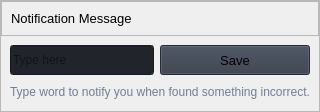
                        <widget class="QFrame" name="row_6">
                         <property name="frameShape">
                          <enum>QFrame::StyledPanel</enum>
                         </property>
                         <property name="frameShadow">
                          <enum>QFrame::Raised</enum>
                         </property>
                         <layout class="QVBoxLayout" name="verticalLayout_25">
                          <property name="spacing">
                           <number>0</number>
                          </property>
                          <property name="leftMargin">
                           <number>0</number>
                          </property>
                          <property name="topMargin">
                           <number>0</number>
                          </property>
                          <property name="rightMargin">
                           <number>0</number>
                          </property>
                          <property name="bottomMargin">
                           <number>0</number>
                          </property>
                          <item>
                           <widget class="QFrame" name="frame_div_content_2">
                            <property name="minimumSize">
                             <size>
                              <width>0</width>
                              <height>110</height>
                             </size>
                            </property>
                            <property name="maximumSize">
                             <size>
                              <width>16777215</width>
                              <height>110</height>
                             </size>
                            </property>
                            <property name="frameShape">
                             <enum>QFrame::NoFrame</enum>
                            </property>
                            <property name="frameShadow">
                             <enum>QFrame::Raised</enum>
                            </property>
                            <layout class="QVBoxLayout" name="verticalLayout_26">
                             <property name="spacing">
                              <number>0</number>
                             </property>
                             <property name="leftMargin">
                              <number>0</number>
                             </property>
                             <property name="topMargin">
                              <number>0</number>
                             </property>
                             <property name="rightMargin">
                              <number>0</number>
                             </property>
                             <property name="bottomMargin">
                              <number>0</number>
                             </property>
                             <item>
                              <widget class="QFrame" name="frame_title_wid_2">
                               <property name="maximumSize">
                                <size>
                                 <width>16777215</width>
                                 <height>35</height>
                                </size>
                               </property>
                               <property name="frameShape">
                                <enum>QFrame::StyledPanel</enum>
                               </property>
                               <property name="frameShadow">
                                <enum>QFrame::Raised</enum>
                               </property>
                               <layout class="QVBoxLayout" name="verticalLayout_27">
                                <item>
                                 <widget class="QLabel" name="labelBoxBlenderInstalation_3">
                                  <property name="font">
                                   <font>
                                    <pointsize>10</pointsize>
                                    <italic>false</italic>
                                    <bold>false</bold>
                                   </font>
                                  </property>
                                  <property name="styleSheet">
                                   <string notr="true"/>
                                  </property>
                                  <property name="text">
                                   <string>Notification Message</string>
                                  </property>
                                 </widget>
                                </item>
                               </layout>
                              </widget>
                             </item>
                             <item>
                              <widget class="QFrame" name="frame_content_wid_2">
                               <property name="frameShape">
                                <enum>QFrame::NoFrame</enum>
                               </property>
                               <property name="frameShadow">
                                <enum>QFrame::Raised</enum>
                               </property>
                               <layout class="QHBoxLayout" name="horizontalLayout_15">
                                <item>
                                 <layout class="QGridLayout" name="gridLayout_7">
                                  <property name="bottomMargin">
                                   <number>0</number>
                                  </property>
                                  <item row="0" column="0">
                                   <widget class="QLineEdit" name="notifyword">
                                    <property name="minimumSize">
                                     <size>
                                      <width>0</width>
                                      <height>30</height>
                                     </size>
                                    </property>
                                    <property name="styleSheet">
                                     <string notr="true">background-color: rgb(33, 37, 43);</string>
                                    </property>
                                    <property name="text">
                                     <string/>
                                    </property>
                                    <property name="placeholderText">
                                     <string>Type here</string>
                                    </property>
                                   </widget>
                                  </item>
                                  <item row="0" column="1">
                                   <widget class="QPushButton" name="btn_saveNotify">
                                    <property name="minimumSize">
                                     <size>
                                      <width>150</width>
                                      <height>30</height>
                                     </size>
                                    </property>
                                    <property name="font">
                                     <font>
                                      <pointsize>10</pointsize>
                                      <italic>false</italic>
                                      <bold>false</bold>
                                     </font>
                                    </property>
                                    <property name="cursor">
                                     <cursorShape>PointingHandCursor</cursorShape>
                                    </property>
                                    <property name="styleSheet">
                                     <string notr="true">background-color: rgb(52, 59, 72);</string>
                                    </property>
                                    <property name="text">
                                     <string>Save</string>
                                    </property>
                                    <property name="icon">
                                     <iconset>
                                      <normaloff>../../../../../../.designer/backup/images/icons/cil-save.png</normaloff>../../../../../../.designer/backup/images/icons/cil-save.png</iconset>
                                    </property>
                                   </widget>
                                  </item>
                                  <item row="1" column="0" colspan="2">
                                   <widget class="QLabel" name="labelVersion_6">
                                    <property name="styleSheet">
                                     <string notr="true">color: rgb(113, 126, 149);</string>
                                    </property>
                                    <property name="lineWidth">
                                     <number>1</number>
                                    </property>
                                    <property name="text">
                                     <string>Type word to notify you when found something incorrect.</string>
                                    </property>
                                    <property name="alignment">
                                     <set>Qt::AlignLeading|Qt::AlignLeft|Qt::AlignVCenter</set>
                                    </property>
                                   </widget>
                                  </item>
                                 </layout>
                                </item>
                               </layout>
                              </widget>
                             </item>
                            </layout>
                           </widget>
                          </item>
                         </layout>
                        </widget>
